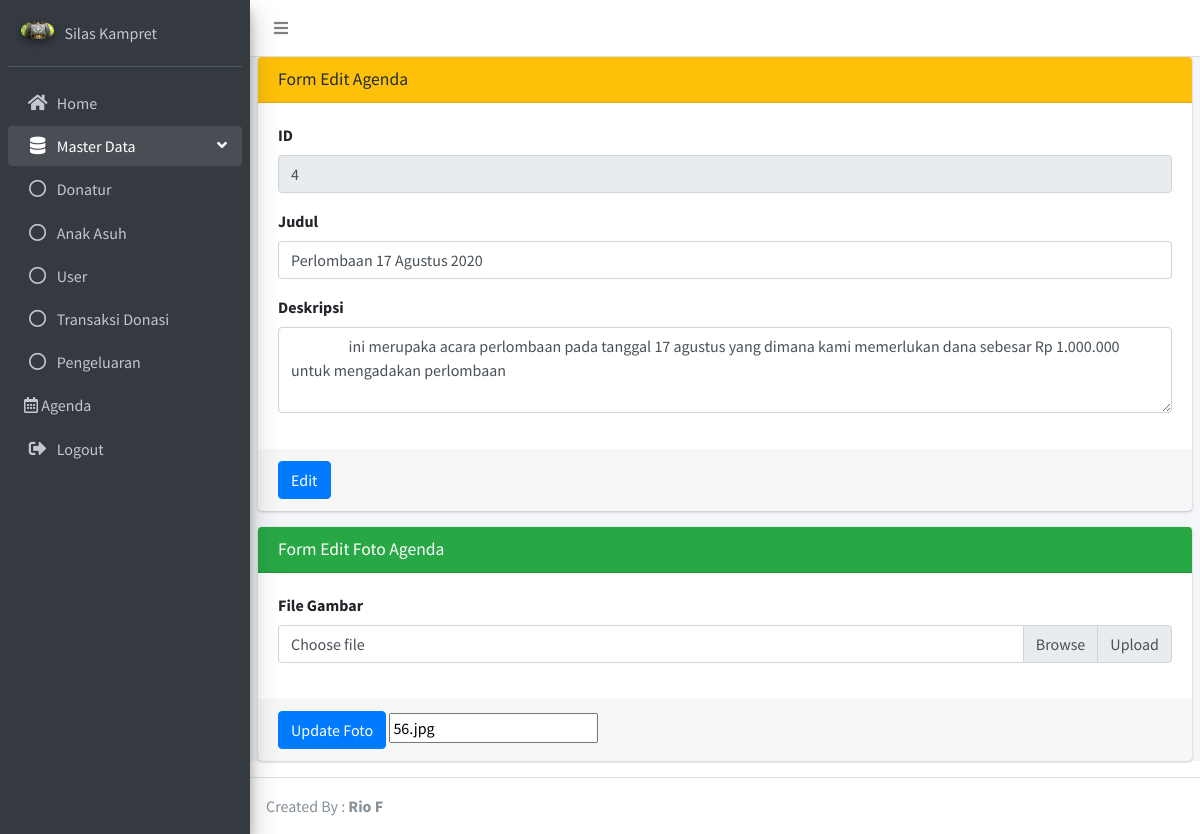
The app's page /index.php?mod=agenda_edit&id=4 (signed in) with its own data.
### tables this page shows
CREATE TABLE `agenda` (
  `id` int(11) NOT NULL,
  `judul` varchar(255) NOT NULL,
  `deskripsi` varchar(255) NOT NULL,
  `gambar` varchar(255) NOT NULL
);

### modules/agenda/agenda_edit.php (the view, shortened to what this page needs)
<?php
  if (isset($_GET['id']) ) {
    $id = (int) $_GET['id'];
  $row = mysqli_fetch_array (mysqli_query($con,"SELECT * FROM agenda WHERE id = '$id' "));
?>
<div class="card card-warning">
    <div class="card-header">
        <h3 class="card-title">Form Edit Agenda</h3>
    </div>
    <form role="form" method="post">
        <div class="card-body">
          <div class="form-group">
          <label for="exampleInputEmail1">ID</label>
          <input  name="id"
  	              type="text"
  	              class="form-control"
  	              id="exampleInputEmail1"
  	              placeholder="Masukan Username"
  	              value="<?php echo $row['id']; ?>"
                  readonly
          >
          </div>
          <div class="form-group">
            <label for="exampleInputPassword1">Judul</label>
            <input  name="judul"
  	                type="text"
  	                class="form-control"
  	                id="exampleInputPassword1"
  	                placeholder="Nama Lengkap"
  	                value="<?php echo $row['judul']; ?>"
            >
          </div>
          <div class="form-group">
              <label>Deskripsi</label>
                  <textarea class="form-control"
                      rows="3"
                      placeholder="Masukan Alasan"
                      name="deskripsi"
                  >
                  <?php echo $row['deskripsi']; ?>
                  </textarea>
            </div>
        </div>
        <div class="card-footer">
            <button type="submit" class="btn btn-primary">Edit</button>
        </div>
    </form>
</div>
<div class="card card-success">
    <div class="card-header">
        <h3 class="card-title">Form Edit Foto Agenda</h3>
    </div>
    <form role="form" method="post" enctype="multipart/form-data">
        <div class="card-body">
                <div class="form-group">
              <label for="exampleInputFile">File Gambar</label>
              <div class="input-group">
                <div class="custom-file">
                  <label class="custom-file-label" for="exampleInputFile">Choose file</label>
                </div>
                <div class="input-group-append">
                  <span class="input-group-text" id="">Upload</span>
                </div>
              </div>
            </div>
            </div>
            <div class="card-footer">
                <button type="submit" class="btn btn-primary">Update Foto</button>
                <input type="text"  name="gambar1" id="gambar1" readonly value="<?php echo $row['gambar']; ?>" />
            </div>
    </form>
</div>
<?php } ?>

### records on screen
agenda: id "4", judul "Perlombaan 17 Agustus 2020", deskripsi "ini merupaka acara perlombaan pada tanggal 17 agustus yang dimana kami memerlukan dana sebesar Rp 1.000.000 untuk mengadakan perlombaan", gambar1 "56.jpg"
